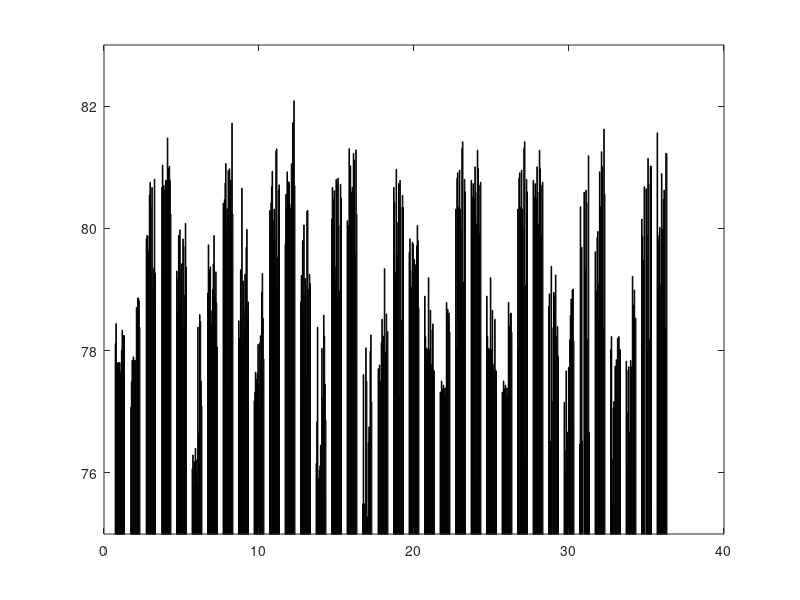

MATLAB code to generate this figure: (Note: this script raises an error after producing the figure.)
y = [0 78.114 78.443 77.803 77.803 77.803 77.795 77.803 77.803 77.602 77.661 78.004 78.334 77.694 78.246 78.246;
0 77.073 77.491 77.841 77.841 77.898 77.329 77.841 77.841 77.596 78.706 78.455 78.862 78.86 78.816 78.383;
0 79.831 79.884 79.88 79.637 79.56 80.548 80.753 80.362 79.278 80.67 79.015 78.663 79.351 80.805 79.268;
0 80.669 81.035 80.563 80.704 80.618 79.768 80.786 80.786 79.268 81.479 80.981 80.893 81.017 80.788 80.235;
79.303 78.619 79.175 79.884 79.746 79.976 78.764 79.338 79.421 78.367 79.827 79.711 78.431 78.908 80.081 79.366;
76.069 76.293 75.784 76.183 76.154 76.401 76.211 76.021 75.802 78.384 76.61 76.679 78.59 78.477 77.502 77.092;
78.942 79.732 79.319 79.321 79.372 78.653 78.433 78.43 79.005 79.421 79.884 78.893 78.812 79.289 78.782 78.057;
80.414 78.176 80.473 80.742 81.062 79.953 80.322 80.206 80.949 77.432 80.975 80.126 80.789 80.274 81.723 80.235;
78.489 78.201 78.126 79.323 78.542 80.656 78.116 79.14 78.669 78.311 79.253 78.566 79.689 79.984 78.561 78.797;
77.179 77.317 77.648 77.535 77.354 77.623 78.104 77.479 77.048 78.126 78.244 77.699 78.957 79.261 78.527 77.866;
80.294 79.953 80.414 80.683 80.935 80.138 79.77 80.315 79.839 79.501 81.264 81.301 79.031 79.529 80.625 80.713;
79.736 80.559 80.315 80.926 80.008 80.761 80.753 80.403 80.32 77.441 81.056 80.373 81.728 81.075 82.088 80.704;
78.797 79.231 77.079 79.8 78.59 80.056 78.897 79.18 79.056 77.6 80.284 80.294 78.337 78.999 79.249 79.095;
76.154 76.836 78.383 75.911 75.566 76.05 76.113 76.452 75.623 78.036 77.221 76.984 78.583 78.238 77.447 76.867;
80.152 80.671 79.938 80.485 80.616 79.374 79.137 80.799 80.757 78.806 80.822 80.05 78.982 78.85 80.721 80.498;
80.126 79.282 80.047 81.305 80.348 81.023 80.116 80.589 80.673 77.911 81.226 81.118 79.604 77.836 81.284 80.235;
75.488 77.609 75.39 75.497 74.664 78.047 77.5 75.28 74.609 76.491 76.754 76.597 77.993 78.257 77.16 74.262;
77.705 76.998 77.766 77.504 76.773 78.133 78.514 78.183 78.238 78.027 79.341 77.977 77.859 78.6 78.087 78.312;
80.673 80.428 79.278 78.493 80.965 80.094 79.473 79.571 80.733 77.25 80.788 80.348 78.12 78.498 80.541 80.343;
79.608 79.829 79.307 79.041 78.671 79.774 79.746 79.203 79.49 76.062 79.405 79.333 79.714 80.047 79.8 78.699;
78.892 78.23 77.952 78.042 78.016 77.829 79.194 78.016 78.016 78.662 77.776 77.669 78.339 78.438 77.684 77.667;
77.322 76.425 77.503 77.378 77.254 77.435 77.386 77.266 77.254 77.391 78.789 78.399 78.676 78.458 78.616 78.3;
80.314 78.021 80.825 80.91 80.187 80.35 80.954 80.315 79.985 79.035 81.308 81.419 78.493 79.123 80.803 80.599;
80.786 79.966 80.513 80.733 80.071 80.486 81.007 80.596 80.071 75.843 81.278 80.975 75.715 79.91 80.706 80.757;
78.892 78.23 77.952 78.042 78.016 77.829 79.194 78.016 78.016 78.662 77.776 77.669 76.466 78.513 77.684 77.667;
77.322 76.493 77.503 77.378 77.254 77.435 77.386 77.266 77.254 77.391 78.789 78.399 77.284 78.604 78.616 78.3;
80.314 78.021 80.825 80.91 80.187 80.35 80.954 80.315 79.985 79.035 81.308 81.419 76.172 79.068 80.803 80.599;
80.786 79.966 80.513 80.733 80.071 80.486 81.007 80.596 80.071 75.843 81.278 80.975 75.622 79.883 80.706 80.757;
78.722 78.929 76.221 76.515 79.382 77.167 74.126 78.373 78.952 78.904 78.653 79.239 74.744 78.23 78.395 77.911;
77.153 76.362 76.007 77.669 76.494 76.668 76.589 77.727 76.881 78.177 78.576 78.845 77.5 78.992 79.008 78.159;
76.47 80.355 73.247 79.693 76.52 72.495 72.268 80.592 74.731 79.331 80.626 80.424 75.459 78.185 81.189 76.659;
79.618 78.473 78.982 79.853 79.95 78.484 79.095 80.925 80.355 78.91 81.254 81.009 75.153 78.358 81.625 80.561;
78.016 78.23 76.221 75.497 77.065 77.167 74.126 77.746 77.195 77.855 77.241 78.202 74.661 78.23 78.017 78.017;
77.829 76.998 76.076 77.684 77.735 76.668 76.657 77.839 77.735 77.668 79.214 78.744 75.858 78.992 78.53 78.53;
80.153 79.869 73.247 79.475 80.683 72.495 72.268 80.649 79.902 78.007 81.145 80.728 75.453 78.185 81.02 81.02;
81.563 79.884 78.982 79.769 80.016 78.484 79.095 80.896 79.987 76.136 80.474 80.627 74.604 78.358 81.228 81.228];
fig = figure;
h = bar(y,'hist')
ylim([75 83])
xticklabel_rotate([1 2 3 4 5 6 7 8 9 10 11 12 13 14 15 16 17 18 19 20 21 22 23 24 25 26 27 28 29 30 31 32 33 34 35 36],90,{'J48', 'NB', 'RF', 'SVM', 'H-VC-J48', 'H-VC-NB', 'H-VC-RF', 'H-VC-SVM', 'H-CFC-J48', 'H-CFC-NB', 'H-CFC-RF', 'H-CFC-SVM', 'HV-VC-J48', 'HV-VC-NB', 'HV-VC-RF', 'HV-VC-SVM', 'HV-CFC-J48', 'HV-CFC-NB', 'HV-CFC-RF', 'HV-CFC-SVM', 'V-VC-J48', 'V-VC-NB', 'V-VC-RF', 'V-VC-SVM', 'V-CFC-J48', 'V-CFC-NB', 'V-CFC-RF', 'V-CFC-SVM', 'VH-VC-J48', 'VH-VC-NB', 'VH-VC-RF', 'VH-VC-SVM', 'VH-CFC-J48', 'VH-CFC-NB', 'VH-CFC-RF', 'VH-CFC-SVM'},'Fontsize',8)
colormap('default')
grid on
l = cell(1,16);
l{1}='NoR'; l{2}='R1'; l{3}='R1-1'; l{4}='R1-2'; l{5}='R1-3'; l{6}='R2'; l{7}='R2-1'; l{8}='R2-2'; l{9}='R2-3'; l{10}='R3-1'; l{11}='R3-2';l{12}='R3-3'; l{13}='R4'; l{14}='R4-1'; l{15}='R4-2'; l{16}='R4-3';   
legend(h, l, 'Location', 'eastoutside');

title('Performances of the ensemble models on MIMI-II Adult(F) Dataset', 'FontSize',14,'FontWeight','bold');
ylabel('Fwa score in percentage','FontSize',12,'FontWeight','bold');
xlabel('Ensemble Models','FontSize',12,'FontWeight','bold');

set(fig, 'Units', 'Inches');
pos = get(fig, 'Position');
set(fig, 'PaperPositionMode', 'Auto', 'PaperUnits', 'Inches', 'PaperSize', [pos(3), pos(4)]);
print(fig, 'mimic2_adultk1f_full', '-dpdf', '-r0');

